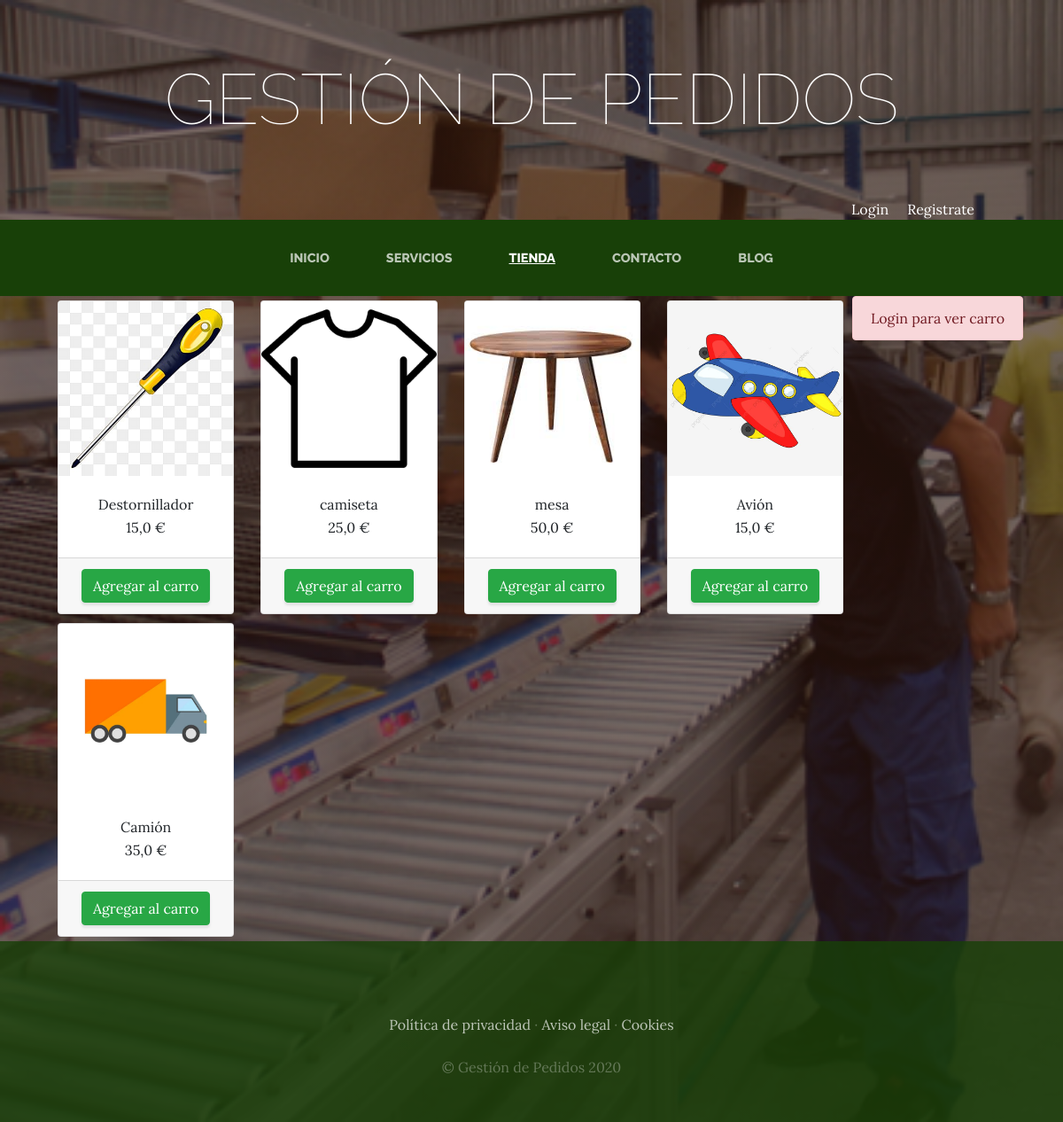
The app's page /tienda/ with its own data.
### Tienda/models.py (models this page shows)
class Producto(models.Model):
  nombre = models.CharField(max_length=50)
  categorias = models.ForeignKey(CategoriaProd, on_delete=models.CASCADE)
  imagen = models.ImageField(upload_to="tienda", null=True, blank=True)
  precio = models.FloatField()
  disponibilidad = models.BooleanField(default=True)
  created = models.DateTimeField(auto_now_add=True)
  updated = models.DateTimeField(auto_now_add=True)
  class Meta:
    verbose_name = "Producto"
    verbose_name_plural = "Productos"

### Tienda/views.py (the view)
# urls.py: path("tienda/", include("Tienda.urls")),
def tienda(request):
  productos = Producto.objects.all()
  return render(request, "Tienda/tienda.html", {"productos": productos})

### Carro/context_processor.py (called while the page is built)
def importe_total_carro(request):
  total = 0
  if request.user.is_authenticated:
    for key, value in request.session["carro"].items():
      total = total + float(value["precio"])
  else:
    total = "Debes hacer login"
  return {"importe_total_carro": total}

### Tienda/templates/Tienda/tienda.html
{% extends "ProyectoWebApp/base.html" %}
{% load static %}
{% block content %}
<div class="container">
  <div style="float:right;">
    <div style="color:white;">
      {% if request.user.is_authenticated %}
        {% include "Carro/widget.html" %}
      {% else %}
        <div class="alert alert-danger text-center">Login para ver carro</div>
      {% endif %}
    </div>
  </div>
  <div class="row">
{% for producto in productos %}
  <div class="col-md-3">
  <div class="card" style="width: 100%; margin: 5px 5px;">
    <img src="{{producto.imagen.url}}" class="card-img-top">
    <div class="card-body" style="text-align: center;">
      <h7 class="card-title">{{producto.nombre}}</h7>
      <p class="card-text">{{producto.precio}}&nbsp;€</p>
    </div>
    <div class="card-footer text-center">
      <a href="{% url 'carro:agregar' producto.id %}" class="btn btn-success">Agregar al carro</a>
    </div>
  </div>
  </div>
{% endfor %}
  </div>
</div>
{% endblock %}

### ProyectoWebApp/static/ProyectoWebApp/css/gestion.css (style rules this page uses)
body { font-family: 'Lora'; background: linear-gradient(rgba(47, 23, 15, 0.65), rgba(47, 23, 15, 0.65)), url("../img/bg_main.jpg"); background-attachment: fixed; background-position: center; background-size: cover; }
p { line-height: 1.75; }
.btn { box-shadow: 0px 3px 3px 0px rgba(33, 37, 41, 0.1); }

### records on screen
Producto: imagen (picture), nombre "Destornillador", precio "15,0"
Producto: imagen (picture), nombre "camiseta", precio "25,0"
Producto: imagen (picture), nombre "mesa", precio "50,0"
Producto: imagen (picture), nombre "Avión", precio "15,0"
Producto: imagen (picture), nombre "Camión", precio "35,0"
